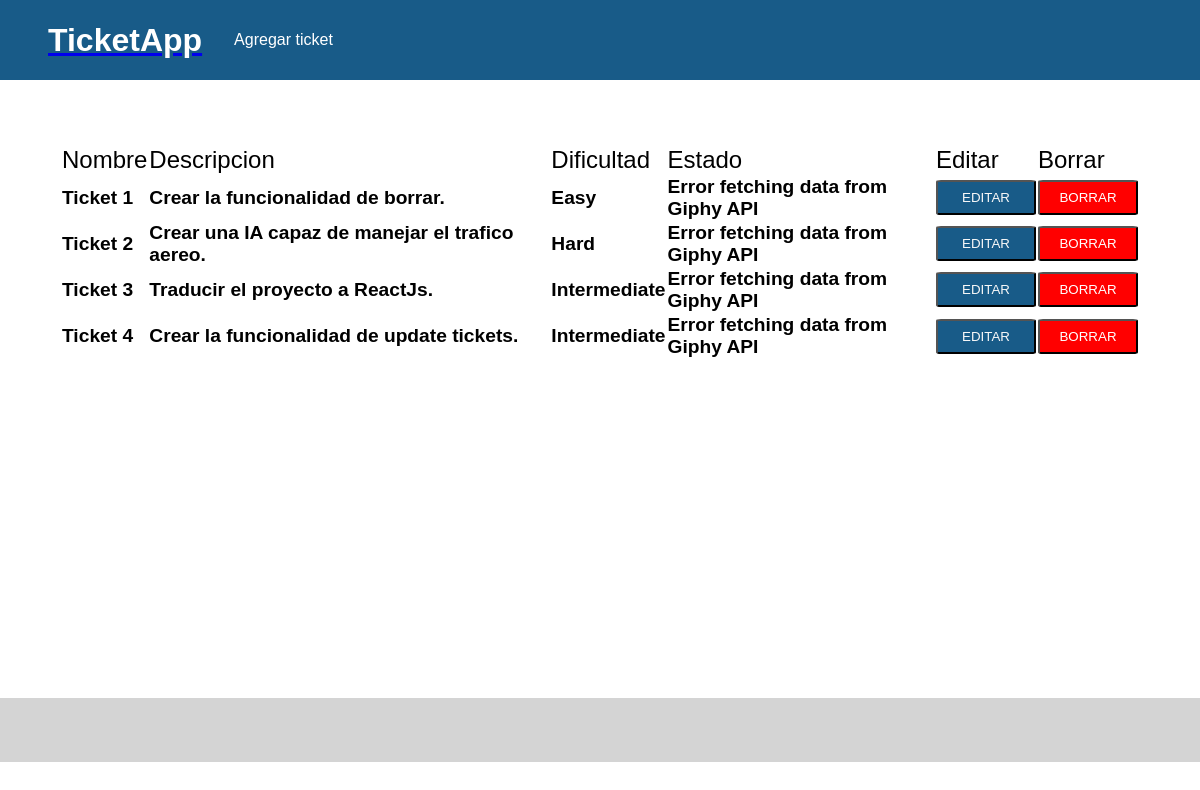
The page / on the database its author committed.
### tables this page shows
CREATE TABLE `tickets` (
  `id` int(11) NOT NULL,
  `nombre` varchar(255) NOT NULL,
  `descripcion` varchar(255) NOT NULL,
  `dificultad` varchar(20) NOT NULL
);

### index.php (called while the page is built, shortened)
<?php
include "./app/views/navbar.php";
include "./app/views/list.php";
include "./app/views/footer.php";

### app/models/model.php (called while the page is built, shortened)
<?php
class Model
{
    public function read()
    {
        $db = getDBConnection();
        $query = "SELECT * FROM `tickets`";
        $result = mysqli_query($db, $query);
        if ($result) {
            $data = mysqli_fetch_all($result, MYSQLI_ASSOC);
            return $data;
        } else {
            return false;
        }
    }
}

### app/Controllers/Controller.php (called while the page is built, shortened)
<?php
class Controller
{
    public function read()
    {
        $crudModel = new Model();
        $content = $crudModel->read();
        if ($content !== false) {
            if ($content && count($content) > 0) {
                return $content;
            } else {
                return 'No hay resultados';
            }
        } else {
            echo 'Error reading data from database.';
        }
    }
}

### api.php (called while the page is built, shortened)
<?php
function displayRandomGif($search_query, $limit = 1, $api_key = '3fm6hr4ds6FmBkO8uq42iFkN1disB12f')
{
    $cache_file = __DIR__ . '/cache/' . urlencode($search_query) . '.json';
    if (file_exists($cache_file) && time() - filemtime($cache_file) < 3600) {
        $response = file_get_contents($cache_file);
    } else {
        $url = "https://api.giphy.com/v1/gifs/search?q=" . urlencode($search_query) . "&api_key=$api_key&limit=$limit";
        $response = file_get_contents($url);
    }
    if ($response === false) {
        return "Error fetching data from Giphy API";
    }
}

### app/views/list.php (the view, shortened to what this page needs)
<?php
include(".\api.php");
?>
<!DOCTYPE html>
<html lang="en">
<head>
    <link rel="stylesheet" href="public/css/styles.css" />
</head>
<body>
    <div class="main_display">
        <table class="table_container">
            <thead>
                <tr class="table_header">
                    <td>Nombre</td>
                    <td>Descripcion</td>
                    <td>Dificultad</td>
                    <td>Estado</td>
                    <td>Editar</td>
                    <td>Borrar</td>
                </tr>
            </thead>
            <tbody>
                <?php
                $controller = new Controller();
                $content = $controller->read();
                if (!$content || $content === 'No hay resultados') {
                    echo "<tr><td colspan='6'><h1>No hay resultados</h1></td></tr>";
                } else {
                    foreach ($content as $row) {
                ?>
                        <tr class="row">
                            <td class="cells"><?php echo $row['nombre'] ?></td>
                            <td class="cells desc"><?php echo $row['descripcion'] ?></td>
                            <td class="cells"><?php echo $row['dificultad'] ?></td>
                            <td class="cells" class="gif"><?php echo displayRandomGif($row['dificultad']); ?></td>
                            <td>
                                <form action="./app/views/form.php" method="post">
                                    <button class="buttons" type="submit">EDITAR</button>
                                </form>
                            </td>
                            <td>
                                <form id="delete" action="./index.php" method="post">
                                    <button class="button-delete" type="submit">BORRAR</button>
                                </form>
                            </td>
                        </tr>
                <?php
                    }
                }
                ?>
            </tbody>
        </table>
    </div>
</body>
</html>

### app/views/navbar.php (shortened to what this page needs)
<!DOCTYPE html>
<html lang="en">
<head>
    <link rel="stylesheet" href="public/css/styles.css" />
</head>
<body>
    <div class="navbar">
        <a href="../../index.php" id="homeLink">
            <h1 class="title">TicketApp</h1>
        </a>
        <a class="agregar" href="./app/views/form.php">Agregar ticket</a>
    </div>
</body>
</html>

### app/views/footer.php (shortened to what this page needs)
<!DOCTYPE html>
<html lang="en">
<head>
    <link rel="stylesheet" href="public/css/styles.css" />
</head>
<body>
    <div class="footer_container">
    </div>
</body>
</html>

### public/css/styles.css (style rules this page uses)
* { margin: 0; padding: 0; box-sizing: border-box; }
body { font-family: Arial, sans-serif; }
html { line-height: 1.15; -webkit-text-size-adjust: 100%; }
body { margin: 0; }
.navbar { background-color: rgb(24, 91, 136); display: flex; height:5rem; align-items: center; padding:1rem; }
.title { margin-left:2rem; margin-right:2rem; color: rgb(255, 255, 255); }
.agregar { text-decoration: none; color: white; }
.main_display { min-height: 69.3vh; }
.table_container { width: 90%; margin: 0px auto; margin-top: 4rem; margin-bottom: 4rem; font-size:larger; }
.table_header { font-family: Verdana, Geneva, Tahoma, sans-serif; font-size: x-large; padding:50px; }
.buttons { background-color: rgb(24, 91, 136); color:rgb(248, 248, 248); padding:0.5rem; min-width:100px; border-radius: 5%; }
.button-delete { background-color: red; color:rgb(255, 255, 255); padding:0.5rem; min-width:100px; border-radius: 5%; }
.row { height: 2rem; font-weight: bold; width: 500px; margin-bottom:20px; margin-top: 1rem; }
.desc { min-width: 400px; max-width: 400px; }
.footer_container { background-color: rgb(212, 212, 212); color:white; display: flex; justify-content: center; align-items: center; bottom: 0; margin-top: auto; width:100%; min-height: 4rem; }

### rows shown on the page
tickets: nombre "Ticket 1", descripcion "Crear la funcionalidad de borrar.", dificultad "Easy", dificultad "Error fetching data from Giphy API"
tickets: nombre "Ticket 2", descripcion "Crear una IA capaz de manejar el trafico aereo.", dificultad "Hard", dificultad "Error fetching data from Giphy API"
tickets: nombre "Ticket 3", descripcion "Traducir el proyecto a ReactJs.", dificultad "Intermediate", dificultad "Error fetching data from Giphy API"
tickets: nombre "Ticket 4", descripcion "Crear la funcionalidad de update tickets.", dificultad "Intermediate", dificultad "Error fetching data from Giphy API"
